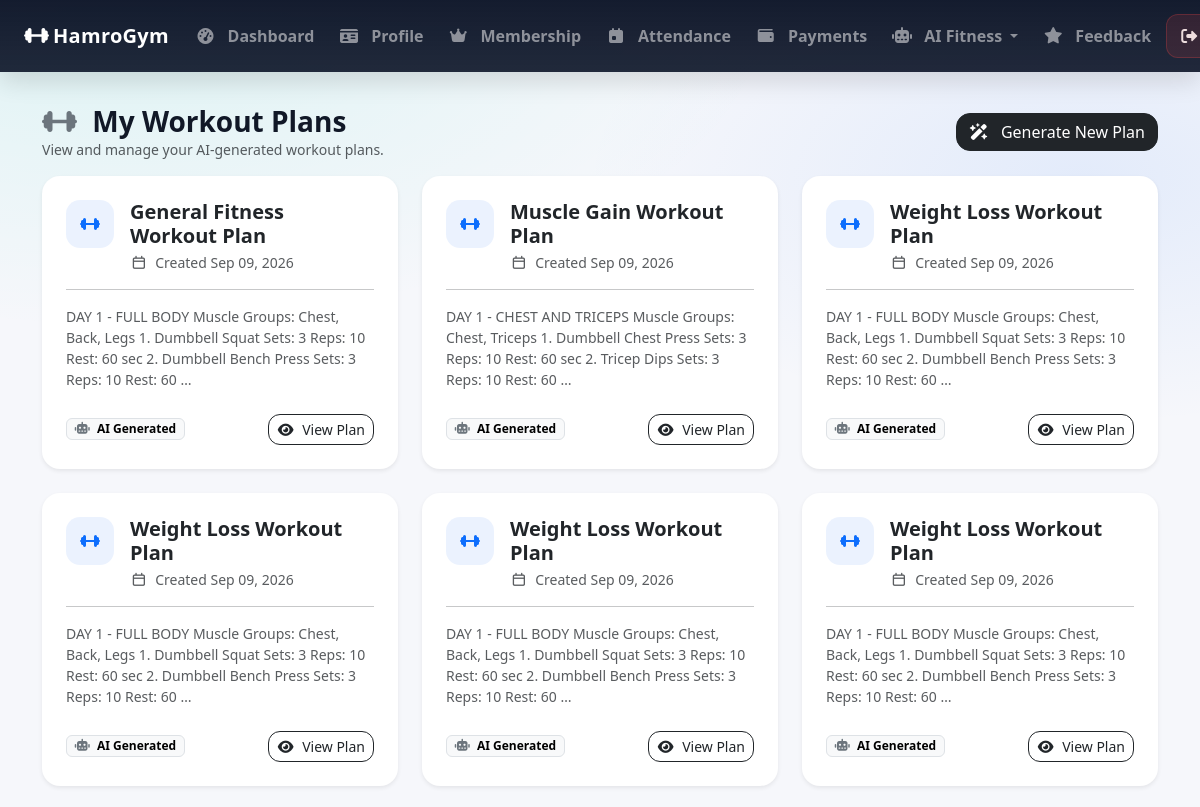
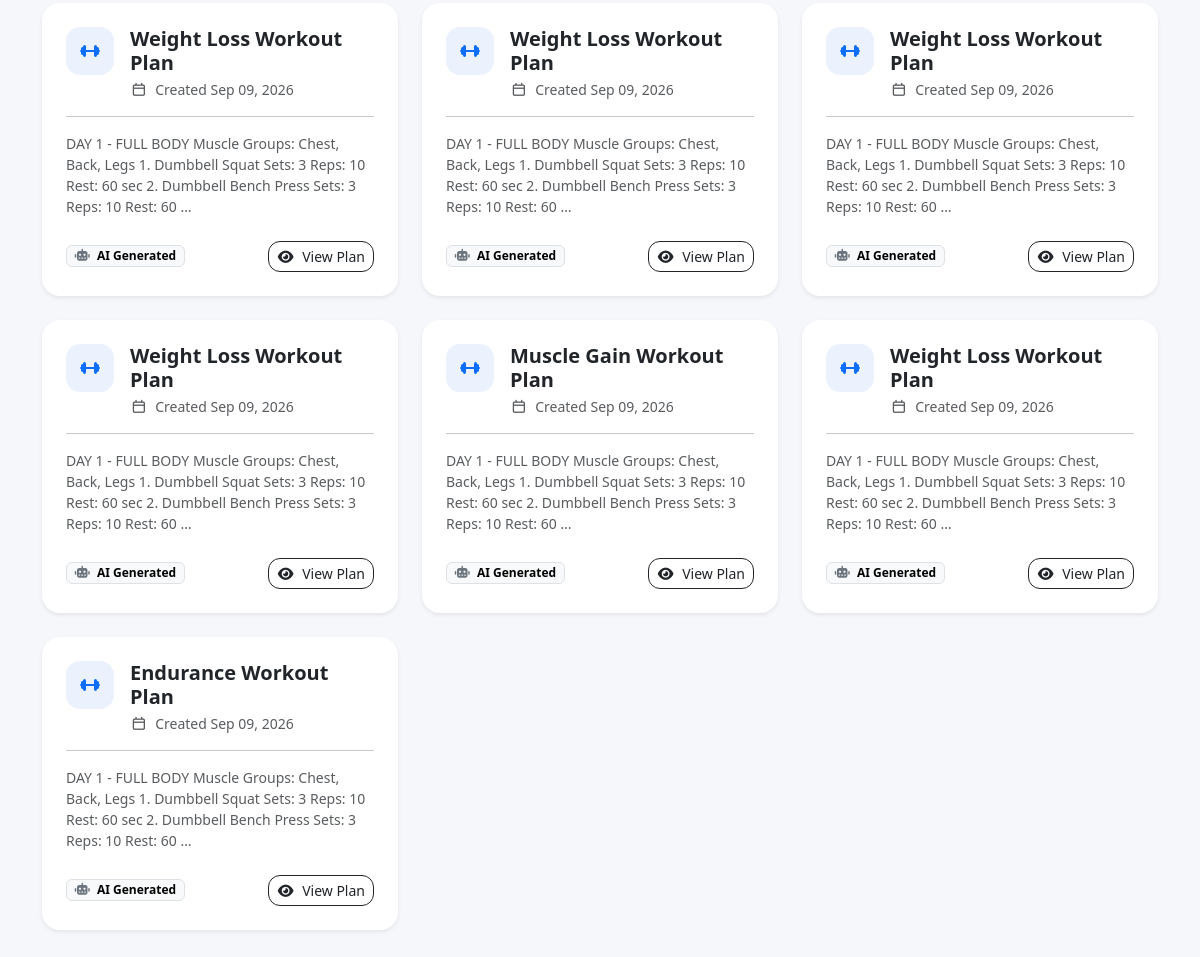
Screenshot of /my_workout_plans/ (signed in) with the database file from the repository (2 pictures, top to bottom).
### GymApp/models.py (models this page shows, shortened)
class WorkoutPlan(models.Model):
    member = models.ForeignKey(
        MemberProfile,
        on_delete=models.CASCADE,
        related_name='workout_plans'
    )
    title = models.CharField(max_length=100)
    goal = models.CharField(max_length=100, blank=True)
    experience_level = models.CharField(max_length=50, blank=True)
    days_per_week = models.PositiveIntegerField(default=3)
    workout_duration = models.PositiveIntegerField(default=60)
    equipment = models.CharField(max_length=255, blank=True)
    description = models.TextField(blank=True)
    created_at = models.DateTimeField(auto_now_add=True)

### GymApp/views.py (the view)
# urls.py: path('my_workout_plans/', my_workout_plans, name='my_workout_plans'),
@member_required
def my_workout_plans(request):
    member = get_object_or_404(
        MemberProfile,
        user=request.user
    )
    workout_plans = WorkoutPlan.objects.filter(member=member).order_by('-created_at')
    return render(request, 'my_workout_plans.html',
        {
            'workout_plans': workout_plans
        })

### GymApp/templates/my_workout_plans.html (shortened to what this page needs)
{% extends 'base.html' %}
{% load static %}
{% block content %}
<div
  class="d-flex flex-wrap justify-content-between align-items-center gap-2 mb-3"
>
  <div>
    <h3 class="mb-0 fw-bold">
      <i class="fa-solid fa-dumbbell me-2 text-secondary"></i>
      My Workout Plans
    </h3>
    <div class="text-muted small">
      View and manage your AI-generated workout plans.
    </div>
  </div>
  <a
    href="{% url 'generate_workout_plan' %}"
    class="btn btn-dark"
    style="border-radius: 14px"
  >
    <i class="fa-solid fa-wand-magic-sparkles me-2"></i>
    Generate New Plan
  </a>
</div>
{% if workout_plans %}
<div class="row g-4">
  {% for plan in workout_plans %}
  <div class="col-md-6 col-lg-4">
    <div class="card border-0 shadow-sm h-100" style="border-radius: 18px">
      <div class="card-body p-4">
        <div class="d-flex align-items-start mb-3">
          <div
            class="d-flex align-items-center justify-content-center me-3 flex-shrink-0"
            style="
              width: 48px;
              height: 48px;
              border-radius: 14px;
              background: rgba(59, 130, 246, 0.1);
            "
          >
            <i class="fa-solid fa-dumbbell text-primary"></i>
          </div>
          <div>
            <h5 class="fw-bold mb-1">{{ plan.title }}</h5>
            <div class="small text-muted">
              <i class="fa-regular fa-calendar me-1"></i>
              Created {{ plan.created_at|date:"M d, Y" }}
            </div>
          </div>
        </div>
        <hr />
        <p class="text-muted small mb-4">
          {{ plan.description|truncatewords:30 }}
        </p>
        <div class="d-flex justify-content-between align-items-center">
          <span class="badge text-bg-light border">
            <i class="fa-solid fa-robot me-1 text-secondary"></i>
            AI Generated
          </span>
          <a
            href="{% url 'workout_plan_detail' plan.id %}"
            class="btn btn-sm btn-outline-dark"
            style="border-radius: 12px"
          >
            <i class="fa-solid fa-eye me-1"></i>
            View Plan
          </a>
        </div>
      </div>
    </div>
  </div>
  {% endfor %}
</div>
{% endif %}
{% endblock %}

### GymApp/templates/base.html (style rules this page uses)
:root { --brand: #00d1b2; --dark-2: #0f172a; --card: #ffffff; --muted: #6b7280; }
html { margin: 0; padding: 0; }
body { margin: 0 !important; padding: 0 !important; background: radial-gradient( 1200px 600px at 10% 0%, rgba(0, 209, 178, 0.1), transparent 55% ), radial-gradient( 900px 450px at 90% 10%, rgba(59, 130, 246, 0.1), transparent 55% ), #f6f7fb; color: #111827; }

### rows the page displays
WorkoutPlan: title "General Fitness Workout Plan", created_at "Sep 09, 2026", description "DAY 1 - FULL BODY Muscle Groups: Chest, Back, Legs 1. Dumbbell Squat Sets: 3 Reps: 10 Rest: 60 sec 2. Dumbbell Bench Press Sets: 3 Reps: 10 Rest: 60 …"
WorkoutPlan: title "Muscle Gain Workout Plan", created_at "Sep 09, 2026", description "DAY 1 - CHEST AND TRICEPS Muscle Groups: Chest, Triceps 1. Dumbbell Chest Press Sets: 3 Reps: 10 Rest: 60 sec 2. Tricep Dips Sets: 3 Reps: 10 Rest: 60 …"
WorkoutPlan: title "Weight Loss Workout Plan", created_at "Sep 09, 2026", description "DAY 1 - FULL BODY Muscle Groups: Chest, Back, Legs 1. Dumbbell Squat Sets: 3 Reps: 10 Rest: 60 sec 2. Dumbbell Bench Press Sets: 3 Reps: 10 Rest: 60 …"
WorkoutPlan: title "Weight Loss Workout Plan", created_at "Sep 09, 2026", description "DAY 1 - FULL BODY Muscle Groups: Chest, Back, Legs 1. Dumbbell Squat Sets: 3 Reps: 10 Rest: 60 sec 2. Dumbbell Bench Press Sets: 3 Reps: 10 Rest: 60 …"
WorkoutPlan: title "Weight Loss Workout Plan", created_at "Sep 09, 2026", description "DAY 1 - FULL BODY Muscle Groups: Chest, Back, Legs 1. Dumbbell Squat Sets: 3 Reps: 10 Rest: 60 sec 2. Dumbbell Bench Press Sets: 3 Reps: 10 Rest: 60 …"
WorkoutPlan: title "Weight Loss Workout Plan", created_at "Sep 09, 2026", description "DAY 1 - FULL BODY Muscle Groups: Chest, Back, Legs 1. Dumbbell Squat Sets: 3 Reps: 10 Rest: 60 sec 2. Dumbbell Bench Press Sets: 3 Reps: 10 Rest: 60 …"
WorkoutPlan: title "Weight Loss Workout Plan", created_at "Sep 09, 2026", description "DAY 1 - FULL BODY Muscle Groups: Chest, Back, Legs 1. Dumbbell Squat Sets: 3 Reps: 10 Rest: 60 sec 2. Dumbbell Bench Press Sets: 3 Reps: 10 Rest: 60 …"
WorkoutPlan: title "Weight Loss Workout Plan", created_at "Sep 09, 2026", description "DAY 1 - FULL BODY Muscle Groups: Chest, Back, Legs 1. Dumbbell Squat Sets: 3 Reps: 10 Rest: 60 sec 2. Dumbbell Bench Press Sets: 3 Reps: 10 Rest: 60 …"
WorkoutPlan: title "Weight Loss Workout Plan", created_at "Sep 09, 2026", description "DAY 1 - FULL BODY Muscle Groups: Chest, Back, Legs 1. Dumbbell Squat Sets: 3 Reps: 10 Rest: 60 sec 2. Dumbbell Bench Press Sets: 3 Reps: 10 Rest: 60 …"
WorkoutPlan: title "Weight Loss Workout Plan", created_at "Sep 09, 2026", description "DAY 1 - FULL BODY Muscle Groups: Chest, Back, Legs 1. Dumbbell Squat Sets: 3 Reps: 10 Rest: 60 sec 2. Dumbbell Bench Press Sets: 3 Reps: 10 Rest: 60 …"
WorkoutPlan: title "Muscle Gain Workout Plan", created_at "Sep 09, 2026", description "DAY 1 - FULL BODY Muscle Groups: Chest, Back, Legs 1. Dumbbell Squat Sets: 3 Reps: 10 Rest: 60 sec 2. Dumbbell Bench Press Sets: 3 Reps: 10 Rest: 60 …"
WorkoutPlan: title "Weight Loss Workout Plan", created_at "Sep 09, 2026", description "DAY 1 - FULL BODY Muscle Groups: Chest, Back, Legs 1. Dumbbell Squat Sets: 3 Reps: 10 Rest: 60 sec 2. Dumbbell Bench Press Sets: 3 Reps: 10 Rest: 60 …"
WorkoutPlan: title "Endurance Workout Plan", created_at "Sep 09, 2026", description "DAY 1 - FULL BODY Muscle Groups: Chest, Back, Legs 1. Dumbbell Squat Sets: 3 Reps: 10 Rest: 60 sec 2. Dumbbell Bench Press Sets: 3 Reps: 10 Rest: 60 …"
